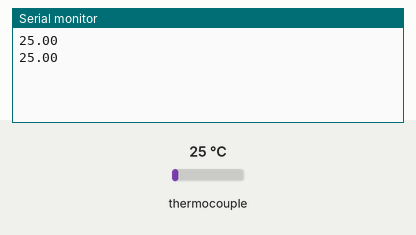
The sketch below on a simulated Arduino Uno, built with avr-gcc and run on an emulated ATmega328P. Parts: the last lines printed to the serial monitor. The inputs (shaded band) are chosen by the test bench; at power-on: thermocouple 25 °C.

Above: at 2.2 s.
2.3 s: thermocouple set to 6 °C
At 3.6 s:
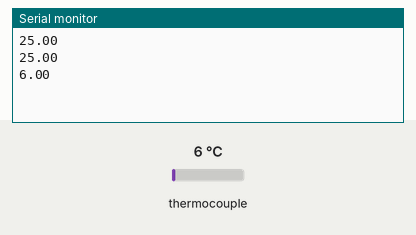
3.8 s: thermocouple set to 75 °C
At 4.8 s:
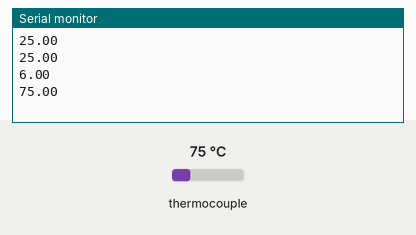
Timing chart, 0 to 6.8 s (numbered marks = the images above; inputs shaded):
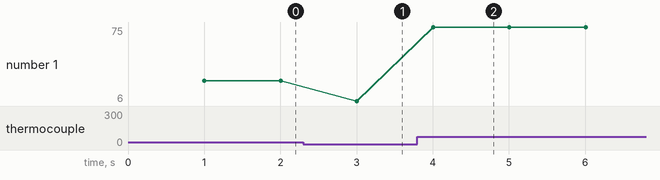

The sketch:

get_temp_max6675k.ino
```cpp
#include <max6675.h>

const int port_sck = 8;
const int port_cs = 9;
const int port_so = 10;

MAX6675 thermocouple(port_sck, port_cs, port_so);

void setup() {
  Serial.begin(9600);
  delay(1000);
}

void loop() {
  Serial.println(thermocouple.readCelsius());

  delay(1000);
}
```

Measured:
- after the input at 2.3 s, the serial monitor: prints a new line after 0.70 s (image 1)
- after the input at 3.8 s, the serial monitor: prints a new line after 0.20 s (image 2)
- plotted number 1: 25 → 6 after the input at 2.3 s, 6 → 75 after the input at 3.8 s
